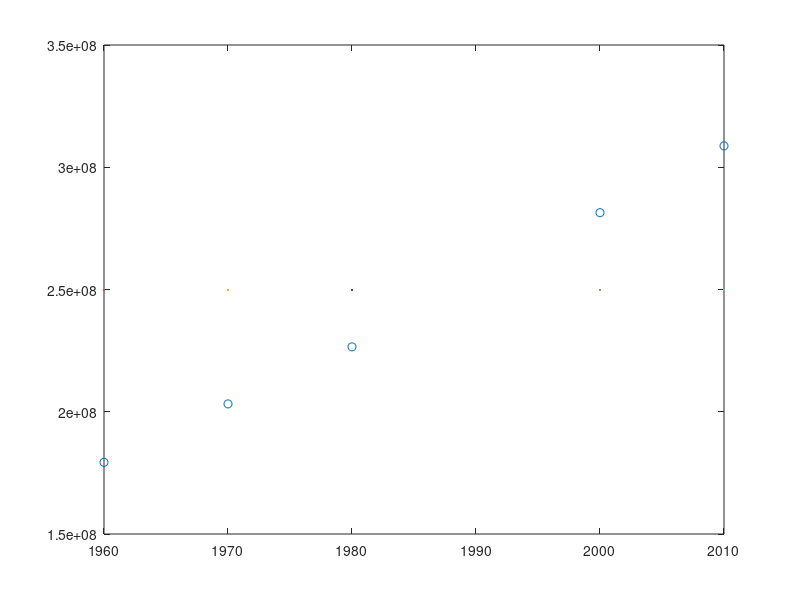

Source code (MATLAB):
xData = [1960, 1970, 1980, 2000, 2010];
yData = [179323175, 203211926, 226545805, 281421906, 308745538];

coeffs = polyfit(xData(2:3), yData(2:3), 1);
val1990 = polyval(coeffs, 1990);

plot(xData, yData,'o', xData, val1990);